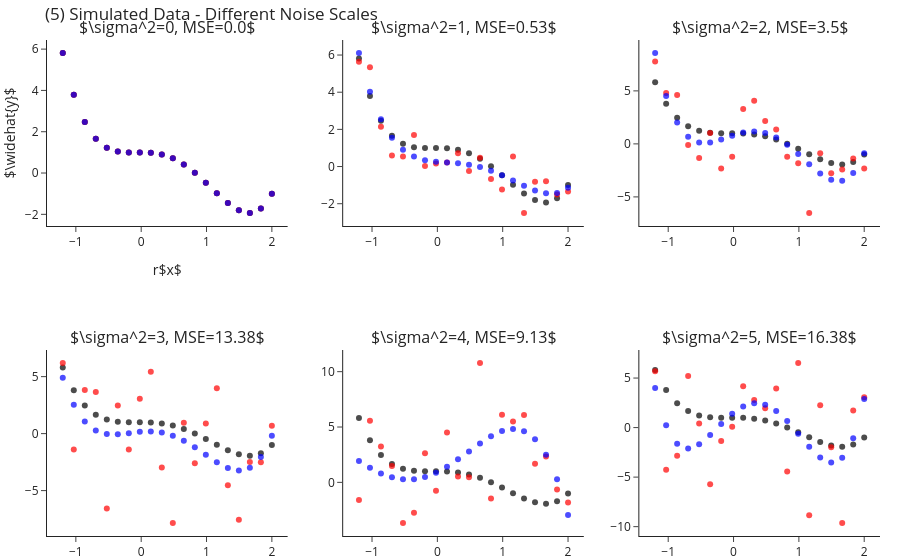

The notebook cell this image was saved under:
### Markdown cell above
How is it that we are able to fit "better" models for $k$s larger than the true one? As we increase $k$ we enable the model
more "degrees of freedom" to try and adapt itself to the observed data. The higher $k$ the more the learner will "go after
the noise" and miss the real signal of the data. In other words, what we have just observed is what is known as **overfitting**.

Later in the course we will learn methods for detection and avoidance of overfitting.


## Fitting Polynomial Over Different Sample Noise Levels

Next, let us set $k=4$ (the true values) and study the outputted models when training over different noise levels. Though
we will only be changing the scale of the noise (i.e. the variance, $\sigma^2$), changing other properties such as it's
distribution is interesting too. As we would expect, as we increase the scale of the noise our error increases. We can
observe this also in a visual manner, where the fitted polynomial (in blue) less and less resembles the actual (in black).

### Code cell
scales = range(6)
fig = make_subplots(2, 3, subplot_titles=list(map(str, scales)))
for i, s in enumerate(scales):
    r,c = i//3+1, i%3+1
    
    y = y_ + np.random.normal(scale=s, size=len(y_))
    y_hat = make_pipeline(PolynomialFeatures(4), LinearRegression()).fit(X, y).predict(X)

    fig.add_traces([go.Scatter(x=x, y=y_, mode="markers", name="Real Points",  marker=dict(color="black", opacity=.7), showlegend=False),
                    go.Scatter(x=x, y=y, mode="markers", name="Observed Points",  marker=dict(color="red", opacity=.7), showlegend=False),
                    go.Scatter(x=x, y=y_hat, mode="markers", name="Predicted Points",  marker=dict(color="blue", opacity=.7), showlegend=False)], rows=r, cols=c)
    fig["layout"]["annotations"][i]["text"] = rf"$\sigma^2={{0}}, MSE={{1}}$".format(s, round(np.mean((y-y_hat)**2), 2))

fig.update_layout(title="(5) Simulated Data - Different Noise Scales",
                  yaxis_title=r"$\widehat{y}$",
                  xaxis_title="r$x$")
fig.show()

### Figure 1 — Plotly figure (JSON) as saved in the notebook; plotly's stock layout.template omitted (floating-point values rounded to 4 significant figures)
{"data": [{"marker": {"color": "black", "opacity": 0.7}, "mode": "markers", "name": "Real Points", "showlegend": false, "type": "scatter", "x": [-1.2, -1.032, -0.8632, -0.6947, -0.5263, -0.3579, -0.1895, -0.02105, 0.1474, 0.3158, 0.4842, 0.6526, 0.8211, 0.9895, 1.158, 1.326, 1.495, 1.663, 1.832, 2], "xaxis": "x", "y": [5.81, 3.796, 2.469, 1.662, 1.23, 1.044, 0.9969, 0.9998, 0.9832, 0.8971, 0.7107, 0.4125, 0.0104, -0.4685, -0.9777, -1.451, -1.804, -1.933, -1.712, -1], "yaxis": "y"}, {"marker": {"color": "red", "opacity": 0.7}, "mode": "markers", "name": "Observed Points", "showlegend": false, "type": "scatter", "x": [-1.2, -1.032, -0.8632, -0.6947, -0.5263, -0.3579, -0.1895, -0.02105, 0.1474, 0.3158, 0.4842, 0.6526, 0.8211, 0.9895, 1.158, 1.326, 1.495, 1.663, 1.832, 2], "xaxis": "x", "y": [5.81, 3.796, 2.469, 1.662, 1.23, 1.044, 0.9969, 0.9998, 0.9832, 0.8971, 0.7107, 0.4125, 0.0104, -0.4685, -0.9777, -1.451, -1.804, -1.933, -1.712, -1], "yaxis": "y"}, {"marker": {"color": "blue", "opacity": 0.7}, "mode": "markers", "name": "Predicted Points", "showlegend": false, "type": "scatter", "x": [-1.2, -1.032, -0.8632, -0.6947, -0.5263, -0.3579, -0.1895, -0.02105, 0.1474, 0.3158, 0.4842, 0.6526, 0.8211, 0.9895, 1.158, 1.326, 1.495, 1.663, 1.832, 2], "xaxis": "x", "y": [5.81, 3.796, 2.469, 1.662, 1.23, 1.044, 0.9969, 0.9998, 0.9832, 0.8971, 0.7107, 0.4125, 0.0104, -0.4685, -0.9777, -1.451, -1.804, -1.933, -1.712, -1], "yaxis": "y"}, {"marker": {"color": "black", "opacity": 0.7}, "mode": "markers", "name": "Real Points", "showlegend": false, "type": "scatter", "x": [-1.2, -1.032, -0.8632, -0.6947, -0.5263, -0.3579, -0.1895, -0.02105, 0.1474, 0.3158, 0.4842, 0.6526, 0.8211, 0.9895, 1.158, 1.326, 1.495, 1.663, 1.832, 2], "xaxis": "x2", "y": [5.81, 3.796, 2.469, 1.662, 1.23, 1.044, 0.9969, 0.9998, 0.9832, 0.8971, 0.7107, 0.4125, 0.0104, -0.4685, -0.9777, -1.451, -1.804, -1.933, -1.712, -1], "yaxis": "y2"}, {"marker": {"color": "red", "opacity": 0.7}, "mode": "markers", "name": "Observed Points", "showlegend": false, "type": "scatter", "x": [-1.2, -1.032, -0.8632, -0.6947, -0.5263, -0.3579, -0.1895, -0.02105, 0.1474, 0.3158, 0.4842, 0.6526, 0.8211, 0.9895, 1.158, 1.326, 1.495, 1.663, 1.832, 2], "xaxis": "x2", "y": [5.644, 5.339, 2.148, 0.5963, 0.539, 1.699, 0.03335, 0.166, 0.2114, 0.7123, -0.2386, 0.4691, -0.6701, -1.238, 0.5354, -2.497, -0.8214, -0.7937, -1.506, -1.349], "yaxis": "y2"}, {"marker": {"color": "blue", "opacity": 0.7}, "mode": "markers", "name": "Predicted Points", "showlegend": false, "type": "scatter", "x": [-1.2, -1.032, -0.8632, -0.6947, -0.5263, -0.3579, -0.1895, -0.02105, 0.1474, 0.3158, 0.4842, 0.6526, 0.8211, 0.9895, 1.158, 1.326, 1.495, 1.663, 1.832, 2], "xaxis": "x2", "y": [6.107, 4.028, 2.55, 1.548, 0.9101, 0.5375, 0.3439, 0.2566, 0.2157, 0.1746, 0.09972, -0.02934, -0.22, -0.4664, -0.7499, -1.038, -1.287, -1.437, -1.418, -1.146], "yaxis": "y2"}, {"marker": {"color": "black", "opacity": 0.7}, "mode": "markers", "name": "Real Points", "showlegend": false, "type": "scatter", "x": [-1.2, -1.032, -0.8632, -0.6947, -0.5263, -0.3579, -0.1895, -0.02105, 0.1474, 0.3158, 0.4842, 0.6526, 0.8211, 0.9895, 1.158, 1.326, 1.495, 1.663, 1.832, 2], "xaxis": "x3", "y": [5.81, 3.796, 2.469, 1.662, 1.23, 1.044, 0.9969, 0.9998, 0.9832, 0.8971, 0.7107, 0.4125, 0.0104, -0.4685, -0.9777, -1.451, -1.804, -1.933, -1.712, -1], "yaxis": "y3"}, {"marker": {"color": "red", "opacity": 0.7}, "mode": "markers", "name": "Observed Points", "showlegend": false, "type": "scatter", "x": [-1.2, -1.032, -0.8632, -0.6947, -0.5263, -0.3579, -0.1895, -0.02105, 0.1474, 0.3158, 0.4842, 0.6526, 0.8211, 0.9895, 1.158, 1.326, 1.495, 1.663, 1.832, 2], "xaxis": "x3", "y": [7.775, 4.801, 4.613, -0.09885, -1.337, 1.034, -2.329, -1.208, 3.293, 4.078, 2.155, 1.352, -1.202, -1.837, -6.514, -0.8736, -2.767, -2.414, -1.382, -2.316], "yaxis": "y3"}, {"marker": {"color": "blue", "opacity": 0.7}, "mode": "markers", "name": "Predicted Points", "showlegend": false, "type": "scatter", "x": [-1.2, -1.032, -0.8632, -0.6947, -0.5263, -0.3579, -0.1895, -0.02105, 0.1474, 0.3158, 0.4842, 0.6526, 0.8211, 0.9895, 1.158, 1.326, 1.495, 1.663, 1.832, 2], "xaxis": "x3", "y": [8.568, 4.525, 2.017, 0.6633, 0.1301, 0.127, 0.4081, 0.7724, 1.063, 1.168, 1.019, 0.5933, -0.08795, -0.9591, -1.91, -2.785, -3.387, -3.47, -2.747, -0.8852], "yaxis": "y3"}, {"marker": {"color": "black", "opacity": 0.7}, "mode": "markers", "name": "Real Points", "showlegend": false, "type": "scatter", "x": [-1.2, -1.032, -0.8632, -0.6947, -0.5263, -0.3579, -0.1895, -0.02105, 0.1474, 0.3158, 0.4842, 0.6526, 0.8211, 0.9895, 1.158, 1.326, 1.495, 1.663, 1.832, 2], "xaxis": "x4", "y": [5.81, 3.796, 2.469, 1.662, 1.23, 1.044, 0.9969, 0.9998, 0.9832, 0.8971, 0.7107, 0.4125, 0.0104, -0.4685, -0.9777, -1.451, -1.804, -1.933, -1.712, -1], "yaxis": "y4"}, {"marker": {"color": "red", "opacity": 0.7}, "mode": "markers", "name": "Observed Points", "showlegend": false, "type": "scatter", "x": [-1.2, -1.032, -0.8632, -0.6947, -0.5263, -0.3579, -0.1895, -0.02105, 0.1474, 0.3158, 0.4842, 0.6526, 0.8211, 0.9895, 1.158, 1.326, 1.495, 1.663, 1.832, 2], "xaxis": "x4", "y": [6.192, -1.399, 3.833, 3.655, -6.567, 2.473, -1.388, 3.053, 5.436, -2.984, -7.839, 0.963, -2.597, 0.8957, 3.98, -4.539, -7.558, -2.482, -2.502, 0.6906], "yaxis": "y4"}, {"marker": {"color": "blue", "opacity": 0.7}, "mode": "markers", "name": "Predicted Points", "showlegend": false, "type": "scatter", "x": [-1.2, -1.032, -0.8632, -0.6947, -0.5263, -0.3579, -0.1895, -0.02105, 0.1474, 0.3158, 0.4842, 0.6526, 0.8211, 0.9895, 1.158, 1.326, 1.495, 1.663, 1.832, 2], "xaxis": "x4", "y": [4.91, 2.523, 1.06, 0.2781, -0.03583, -0.0643, 0.04066, 0.1575, 0.1951, 0.09273, -0.1797, -0.6218, -1.203, -1.862, -2.507, -3.016, -3.236, -2.985, -2.048, -0.1816], "yaxis": "y4"}, {"marker": {"color": "black", "opacity": 0.7}, "mode": "markers", "name": "Real Points", "showlegend": false, "type": "scatter", "x": [-1.2, -1.032, -0.8632, -0.6947, -0.5263, -0.3579, -0.1895, -0.02105, 0.1474, 0.3158, 0.4842, 0.6526, 0.8211, 0.9895, 1.158, 1.326, 1.495, 1.663, 1.832, 2], "xaxis": "x5", "y": [5.81, 3.796, 2.469, 1.662, 1.23, 1.044, 0.9969, 0.9998, 0.9832, 0.8971, 0.7107, 0.4125, 0.0104, -0.4685, -0.9777, -1.451, -1.804, -1.933, -1.712, -1], "yaxis": "y5"}, {"marker": {"color": "red", "opacity": 0.7}, "mode": "markers", "name": "Observed Points", "showlegend": false, "type": "scatter", "x": [-1.2, -1.032, -0.8632, -0.6947, -0.5263, -0.3579, -0.1895, -0.02105, 0.1474, 0.3158, 0.4842, 0.6526, 0.8211, 0.9895, 1.158, 1.326, 1.495, 1.663, 1.832, 2], "xaxis": "x5", "y": [-1.586, 5.559, 3.231, 1.479, -3.667, -2.757, 2.62, -0.7501, 4.502, 0.5377, 0.4568, 10.78, -1.449, 6.118, 5.491, 6.085, 1.691, 2.338, -0.6358, -1.811], "yaxis": "y5"}, {"marker": {"color": "blue", "opacity": 0.7}, "mode": "markers", "name": "Predicted Points", "showlegend": false, "type": "scatter", "x": [-1.2, -1.032, -0.8632, -0.6947, -0.5263, -0.3579, -0.1895, -0.02105, 0.1474, 0.3158, 0.4842, 0.6526, 0.8211, 0.9895, 1.158, 1.326, 1.495, 1.663, 1.832, 2], "xaxis": "x5", "y": [1.934, 1.316, 0.8092, 0.4525, 0.2736, 0.2867, 0.4925, 0.8787, 1.42, 2.077, 2.798, 3.519, 4.159, 4.629, 4.823, 4.623, 3.898, 2.503, 0.2804, -2.94], "yaxis": "y5"}, {"marker": {"color": "black", "opacity": 0.7}, "mode": "markers", "name": "Real Points", "showlegend": false, "type": "scatter", "x": [-1.2, -1.032, -0.8632, -0.6947, -0.5263, -0.3579, -0.1895, -0.02105, 0.1474, 0.3158, 0.4842, 0.6526, 0.8211, 0.9895, 1.158, 1.326, 1.495, 1.663, 1.832, 2], "xaxis": "x6", "y": [5.81, 3.796, 2.469, 1.662, 1.23, 1.044, 0.9969, 0.9998, 0.9832, 0.8971, 0.7107, 0.4125, 0.0104, -0.4685, -0.9777, -1.451, -1.804, -1.933, -1.712, -1], "yaxis": "y6"}, {"marker": {"color": "red", "opacity": 0.7}, "mode": "markers", "name": "Observed Points", "showlegend": false, "type": "scatter", "x": [-1.2, -1.032, -0.8632, -0.6947, -0.5263, -0.3579, -0.1895, -0.02105, 0.1474, 0.3158, 0.4842, 0.6526, 0.8211, 0.9895, 1.158, 1.326, 1.495, 1.663, 1.832, 2], "xaxis": "x6", "y": [5.693, -4.255, -2.853, 5.218, 0.4174, -5.729, -1.342, 0.08949, 4.168, 2.776, 1.944, 3.942, -4.423, 6.515, -8.848, 2.264, -1.975, -9.627, 1.724, 3.058], "yaxis": "y6"}, {"marker": {"color": "blue", "opacity": 0.7}, "mode": "markers", "name": "Predicted Points", "showlegend": false, "type": "scatter", "x": [-1.2, -1.032, -0.8632, -0.6947, -0.5263, -0.3579, -0.1895, -0.02105, 0.1474, 0.3158, 0.4842, 0.6526, 0.8211, 0.9895, 1.158, 1.326, 1.495, 1.663, 1.832, 2], "xaxis": "x6", "y": [3.998, 0.2321, -1.624, -2.104, -1.678, -0.7429, 0.3679, 1.39, 2.128, 2.451, 2.299, 1.677, 0.6604, -0.6103, -1.926, -3.009, -3.516, -3.034, -1.084, 2.882], "yaxis": "y6"}], "layout": {"annotations": [{"font": {"size": 16}, "showarrow": false, "text": "$\\sigma^2=0, MSE=0.0$", "x": 0.1444, "xanchor": "center", "xref": "paper", "y": 1, "yanchor": "bottom", "yref": "paper"}, {"font": {"size": 16}, "showarrow": false, "text": "$\\sigma^2=1, MSE=0.53$", "x": 0.5, "xanchor": "center", "xref": "paper", "y": 1, "yanchor": "bottom", "yref": "paper"}, {"font": {"size": 16}, "showarrow": false, "text": "$\\sigma^2=2, MSE=3.5$", "x": 0.8556, "xanchor": "center", "xref": "paper", "y": 1, "yanchor": "bottom", "yref": "paper"}, {"font": {"size": 16}, "showarrow": false, "text": "$\\sigma^2=3, MSE=13.38$", "x": 0.1444, "xanchor": "center", "xref": "paper", "y": 0.375, "yanchor": "bottom", "yref": "paper"}, {"font": {"size": 16}, "showarrow": false, "text": "$\\sigma^2=4, MSE=9.13$", "x": 0.5, "xanchor": "center", "xref": "paper", "y": 0.375, "yanchor": "bottom", "yref": "paper"}, {"font": {"size": 16}, "showarrow": false, "text": "$\\sigma^2=5, MSE=16.38$", "x": 0.8556, "xanchor": "center", "xref": "paper", "y": 0.375, "yanchor": "bottom", "yref": "paper"}], "title": {"text": "(5) Simulated Data - Different Noise Scales"}, "xaxis": {"anchor": "y", "domain": [0, 0.2889], "title": {"text": "r$x$"}}, "xaxis2": {"anchor": "y2", "domain": [0.3556, 0.6444]}, "xaxis3": {"anchor": "y3", "domain": [0.7111, 1]}, "xaxis4": {"anchor": "y4", "domain": [0, 0.2889]}, "xaxis5": {"anchor": "y5", "domain": [0.3556, 0.6444]}, "xaxis6": {"anchor": "y6", "domain": [0.7111, 1]}, "yaxis": {"anchor": "x", "domain": [0.625, 1], "title": {"text": "$\\widehat{y}$"}}, "yaxis2": {"anchor": "x2", "domain": [0.625, 1]}, "yaxis3": {"anchor": "x3", "domain": [0.625, 1]}, "yaxis4": {"anchor": "x4", "domain": [0, 0.375]}, "yaxis5": {"anchor": "x5", "domain": [0, 0.375]}, "yaxis6": {"anchor": "x6", "domain": [0, 0.375]}}}
